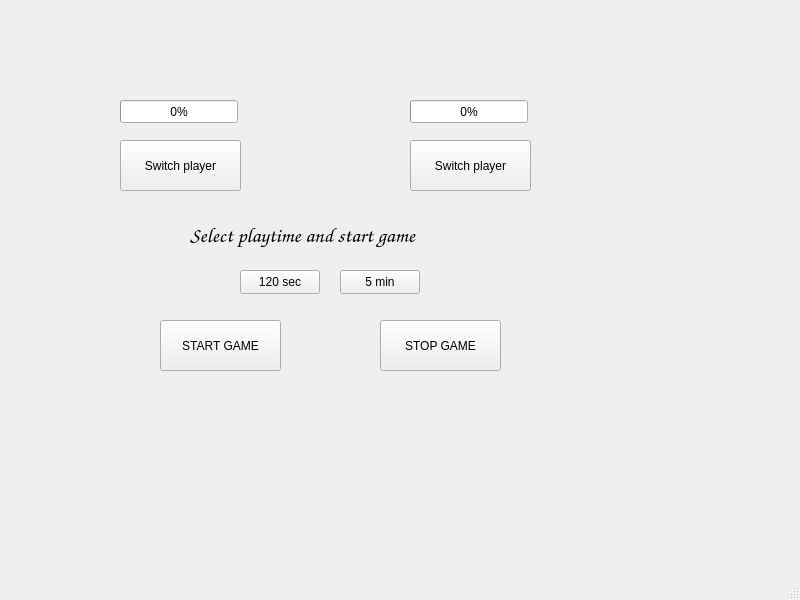
<?xml version="1.0" encoding="UTF-8"?>
<ui version="4.0">
 <class>MainWindow</class>
 <widget class="QMainWindow" name="MainWindow">
  <property name="geometry">
   <rect>
    <x>0</x>
    <y>0</y>
    <width>800</width>
    <height>600</height>
   </rect>
  </property>
  <property name="windowTitle">
   <string>MainWindow</string>
  </property>
  <widget class="QWidget" name="centralwidget">
   <widget class="QProgressBar" name="progressBar1">
    <property name="geometry">
     <rect>
      <x>120</x>
      <y>100</y>
      <width>118</width>
      <height>23</height>
     </rect>
    </property>
    <property name="font">
     <font>
      <pointsize>9</pointsize>
     </font>
    </property>
    <property name="maximum">
     <number>100</number>
    </property>
    <property name="value">
     <number>0</number>
    </property>
   </widget>
   <widget class="QProgressBar" name="progressBar2">
    <property name="geometry">
     <rect>
      <x>410</x>
      <y>100</y>
      <width>118</width>
      <height>23</height>
     </rect>
    </property>
    <property name="value">
     <number>0</number>
    </property>
   </widget>
   <widget class="QPushButton" name="btnSwitch1">
    <property name="geometry">
     <rect>
      <x>120</x>
      <y>140</y>
      <width>121</width>
      <height>51</height>
     </rect>
    </property>
    <property name="text">
     <string>Switch player</string>
    </property>
   </widget>
   <widget class="QPushButton" name="btnSwitch2">
    <property name="geometry">
     <rect>
      <x>410</x>
      <y>140</y>
      <width>121</width>
      <height>51</height>
     </rect>
    </property>
    <property name="text">
     <string>Switch player</string>
    </property>
   </widget>
   <widget class="QLabel" name="label">
    <property name="geometry">
     <rect>
      <x>190</x>
      <y>220</y>
      <width>341</width>
      <height>31</height>
     </rect>
    </property>
    <property name="font">
     <font>
      <family>Comic Sans MS</family>
      <pointsize>16</pointsize>
      <bold>true</bold>
     </font>
    </property>
    <property name="text">
     <string>Select playtime and start game</string>
    </property>
   </widget>
   <widget class="QPushButton" name="btn120sec">
    <property name="geometry">
     <rect>
      <x>240</x>
      <y>270</y>
      <width>80</width>
      <height>24</height>
     </rect>
    </property>
    <property name="font">
     <font>
      <pointsize>9</pointsize>
     </font>
    </property>
    <property name="text">
     <string>120 sec</string>
    </property>
   </widget>
   <widget class="QPushButton" name="btn5min">
    <property name="geometry">
     <rect>
      <x>340</x>
      <y>270</y>
      <width>80</width>
      <height>24</height>
     </rect>
    </property>
    <property name="text">
     <string>5 min</string>
    </property>
   </widget>
   <widget class="QPushButton" name="btnStart">
    <property name="geometry">
     <rect>
      <x>160</x>
      <y>320</y>
      <width>121</width>
      <height>51</height>
     </rect>
    </property>
    <property name="text">
     <string>START GAME</string>
    </property>
   </widget>
   <widget class="QPushButton" name="btnStop">
    <property name="geometry">
     <rect>
      <x>380</x>
      <y>320</y>
      <width>121</width>
      <height>51</height>
     </rect>
    </property>
    <property name="text">
     <string>STOP GAME</string>
    </property>
   </widget>
  </widget>
  <widget class="QMenuBar" name="menubar">
   <property name="geometry">
    <rect>
     <x>0</x>
     <y>0</y>
     <width>800</width>
     <height>21</height>
    </rect>
   </property>
  </widget>
  <widget class="QStatusBar" name="statusbar"/>
 </widget>
 <resources/>
 <connections/>
</ui>
